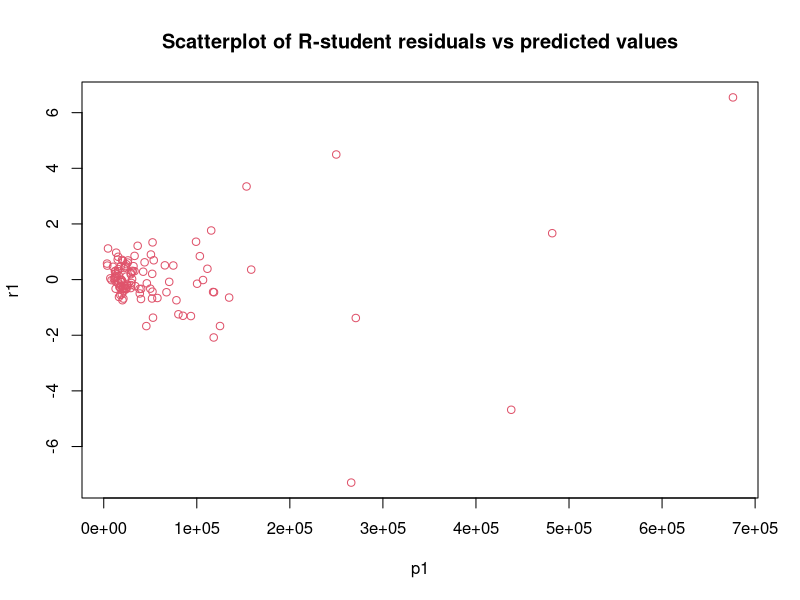
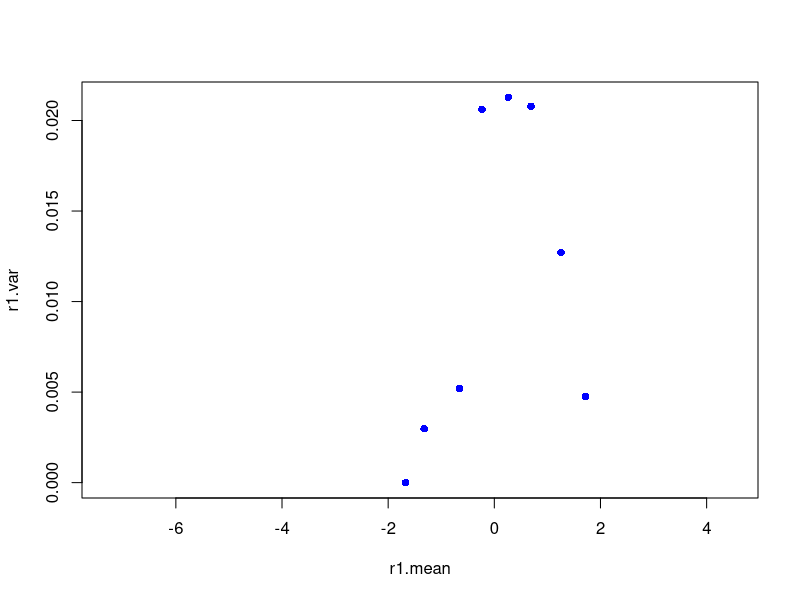

Generate these figures, in order, with R:
library(car)

data <- read.table("data/data_estimation_random.txt", header = FALSE)

y <- data$V11
X1 <- data$V2
X2 <- data$V3
X3 <- data$V4
X4 <- data$V5
X5 <- data$V6
X6 <- data$V7
X7 <- data$V8
X8 <- data$V9
X9 <- data$V10
X10 <- ifelse(data$V12 == 1, 1, 0)
X11 <- ifelse(data$V12 == 2, 1, 0)
X12 <- ifelse(data$V12 == 3, 1, 0)

model = lm(y ~ X1 + X2 + X3 + X4 + X5 + X6 + X7 + X8 + X9 + X10 + X11 + X12)

p1 = predict(model)
r1 = rstudent(model)
plot(p1, r1, main = "Scatterplot of R-student residuals vs predicted values", col = 2)

bins = cut(r1, seq(-7.5,6.75, 0.5), right=FALSE)
r1.mean = tapply(r1, bins, mean)
r1.var  = tapply(r1, bins, var)

plot(r1.mean, r1.var, col = "blue", pch = 16)
